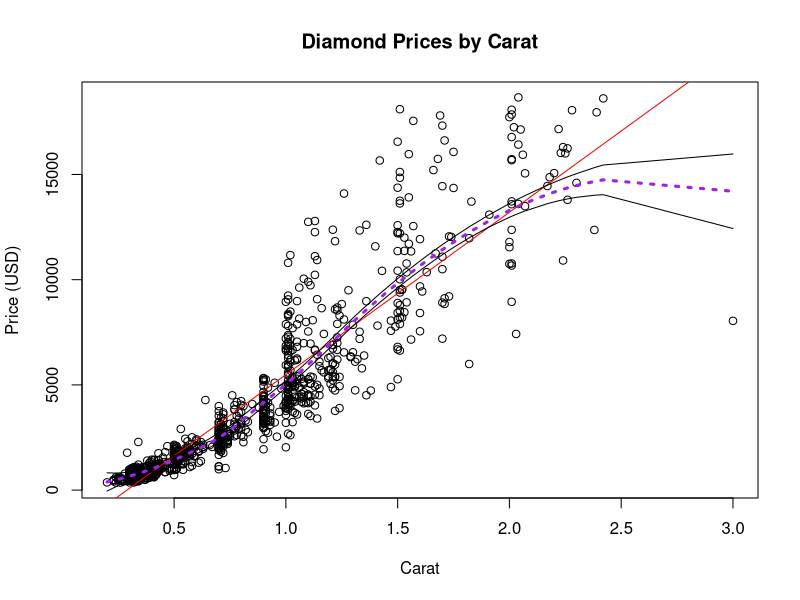

R code for this plot:
# setup
graphics.off()
rm(list=ls())
library(tidyverse)

# Part 1. Preparing the data
  #1. Exploring the Diamonds dataset
  ?diamonds
  
  #2. reducing dimensionality
  dim(diamonds)
  d <- sample_n(diamonds, 1000) |> 
    arrange(carat)
  
  #3. scatterplot where x is carat and y is price
  plot(x=d$carat, y=d$price, xlab = "Carat", ylab = "Price (USD)", main = "Diamond Prices by Carat")
  
# Part 2. Modelling the data
  #4. creating a linear model predicting price from carat
  m <- lm(d$price ~ d$carat)
  abline(m, col="red")
  
  #5. Statistical summary of model
  summary(m)
    # 86.55% percent of variance explained by this linear model
    # p-value < 0.00000001, 

  #6. creating a loess model
  mod <- loess(d$price ~ d$carat)
  yfit <- predict(mod, se = TRUE)
  lines(x= d$carat, y = yfit$fit, col = "purple", lty = 3, lwd = 3)
  
  #8. adding 95% confidence intervals
  lines(d$carat, mod$fit + qt(0.975, yfit$df)*yfit$se.fit)
  lines(d$carat, mod$fit - qt(0.975, yfit$df)*yfit$se.fit)
    
  
  
  
  
  
  
  
  
  
  
  
  
  
  
  
  
  
  
  
  
  
  